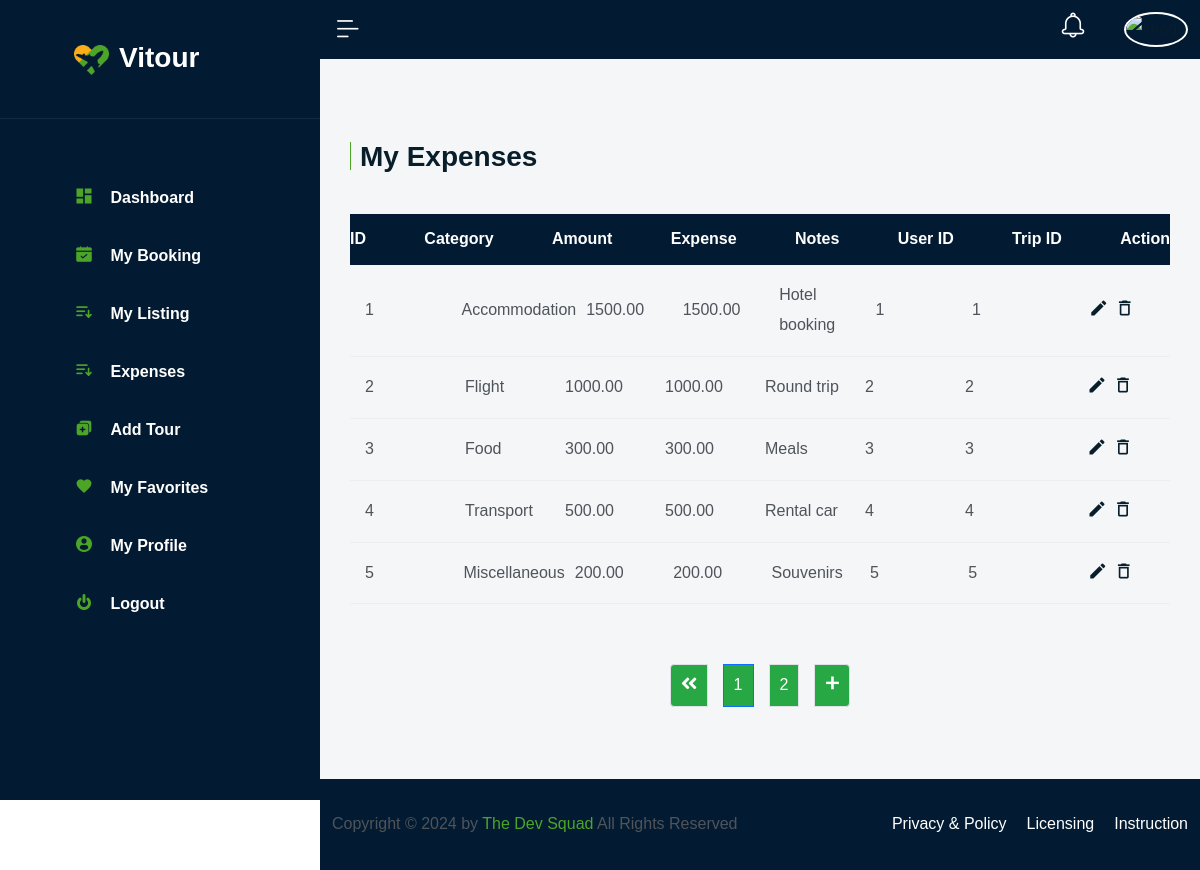
Screenshot of /dashboard/expenses.php with the database file from the repository.
### tables this page shows
CREATE TABLE `expenses` (
  `id` int(11) NOT NULL,
  `category` varchar(50) NOT NULL,
  `amount` decimal(10,2) NOT NULL,
  `expense` decimal(10,2) NOT NULL,
  `notes` varchar(255) DEFAULT NULL,
  `user_id` int(11) DEFAULT NULL,
  `trip_id` int(11) DEFAULT NULL
);

### dashboard/expenses.php (the view, shortened to what this page needs)
<?php
$servername = "localhost";
$username = "root";
$password = "";
$dbname = "trip_planner";
$conn = mysqli_connect($servername, $username, $password, $dbname);
$page = isset($_GET['page']) ? intval($_GET['page']) : 1;
$perPage = 5;
$offset = ($page - 1) * $perPage;
if ($conn) {
    $expenses = $conn->query("
    SELECT
        e.id,
        e.category,
        e.amount,
        e.expense,
        e.notes,
        e.user_id,
        e.trip_id
    FROM
        expenses e
    ORDER BY e.id ASC
    LIMIT $perPage OFFSET $offset");
    $totalExpenses = $conn->query("SELECT COUNT(*) as count FROM expenses")->fetch_assoc()['count'];
    $totalPages = ceil($totalExpenses / $perPage);
} else {
    die("Database connection failed.");
}
?>
<!DOCTYPE html>
<html lang="en-US">
<head>
    <link rel="stylesheet" href="../app/css/app.css">
    <link rel="stylesheet" href="../app/css/map.min.css">
</head>
<?php
include 'sidebar.php';
?>
<body class="body header-fixed">
    <div id="wrapper">
        <div id="pagee" class="clearfix">
            <div class="has-dashboard">
                <?php include 'includes/header.php'; ?>
                <main id="main" style="height:90vh;">
                    <section class="profile-dashboard">
                        <div class="inner-header mb-40">
                            <h3 class="title">My Expenses</h3>
                        </div>
                        <div class="my-expenses-wrap">
                            <ul class="booking-table-title flex-three">
                                <li><p>ID</p></li>
                                <li><p>Category</p></li>
                                <li><p>Amount</p></li>
                                <li><p>Expense</p></li>
                                <li><p>Notes</p></li>
                                <li><p>User ID</p></li>
                                <li><p>Trip ID</p></li>
                                <li><p>Action</p></li>
                            </ul>
                            <ul class="booking-table-content mb-60">
                                <?php while ($row = $expenses->fetch_assoc()): ?>
                                    <li class="flex-three">
                                        <div class="booking-list flex-three">
                                            <p><?php echo htmlspecialchars($row['id']); ?></p>
                                        </div>
                                        <div class="booking-list-table">
                                            <p class="status"><?php echo htmlspecialchars($row['category']); ?></p>
                                        </div>
                                        <div class="booking-list-table">
                                            <p class="date-gues"><?php echo htmlspecialchars($row['amount']); ?></p>
                                        </div>
                                        <div class="booking-list-table">
                                            <p class="date-gues"><?php echo htmlspecialchars($row['expense']); ?></p>
                                        </div>
                                        <div class="booking-list-table">
                                            <p class="date-gues"><?php echo htmlspecialchars($row['notes']); ?></p>
                                        </div>
                                        <div class="booking-list-table">
                                            <p class="date-gues"><?php echo htmlspecialchars($row['user_id']); ?></p>
                                        </div>
                                        <div class="booking-list-table">
                                            <p class="date-gues"><?php echo htmlspecialchars($row['trip_id']); ?></p>
                                        </div>
                                        <div class="flex-five action-wrap">
                                            <a href="editExpense.php?id=<?php echo $row['id']; ?>">
                                                <i class="icon-Vector-16"></i>
                                            </a>
                                            <a href="deleteExpense.php?id=<?php echo $row['id']; ?>">
                                                <i class="icon-Vector-17"></i>
                                            </a>
                                        </div>
                                    </li>
                                <?php endwhile; ?>
                            </ul>
                            <div class="row">
                                <div class="col-md-12">
                                    <ul class="tf-pagination flex-five">
                                        <li class="page-item <?php echo $page <= 1 ? 'disabled' : ''; ?>">
                                            <a class="page-link" href="?page=<?php echo max(1, $page - 1); ?>">
                                                <i class="icon-29"></i>
                                            </a>
                                        </li>
                                        <?php for ($i = 1; $i <= $totalPages; $i++): ?>
                                            <li class="page-item <?php echo $i == $page ? 'active' : ''; ?>">
                                                <a class="page-link" href="?page=<?php echo $i; ?>"><?php echo $i; ?></a>
                                            </li>
                                        <?php endfor; ?>
                                        <li class="page-item <?php echo $page >= $totalPages ? 'disabled' : ''; ?>">
                                            <a class="page-link" href="?page=<?php echo min($totalPages, $page + 1); ?>">
                                                <i class="icon-1"></i>
                                            </a>
                                        </li>
                                    </ul>
                                </div>
                            </div>
                        </div>
                    </section>
                </main>
                <?php include 'includes/footer.php'; ?>
            </div>
        </div>
    </div>
</body>
</html>

### dashboard/expenses.php (style rules this page uses)
.tf-pagination .page-item.active .page-link { background-color: #4da528; color: white; }
.booking-table-title { background-color: #021b32; color: white; font-weight: bold; display: flex; justify-content: space-between; padding: 10px 0; }
.booking-table-content li { display: flex; justify-content: space-between; padding: 10px; border-bottom: 1px solid #eee; align-items: center; width: 100%; box-sizing: border-box; }
.booking-table-content li div { flex: 1; text-align: left; padding: 5px; }
.action-wrap { display: flex; gap: 10px; justify-content: center; }
.page-item a { background-color: #28a745 !important; color: white !important; padding: 5px 10px; text-decoration: none; }

### rows the page displays
expenses: id "1", category "Accommodation", amount "1500.00", expense "1500.00", notes "Hotel booking", user "1", trip "1"
expenses: id "2", category "Flight", amount "1000.00", expense "1000.00", notes "Round trip", user "2", trip "2"
expenses: id "3", category "Food", amount "300.00", expense "300.00", notes "Meals", user "3", trip "3"
expenses: id "4", category "Transport", amount "500.00", expense "500.00", notes "Rental car", user "4", trip "4"
expenses: id "5", category "Miscellaneous", amount "200.00", expense "200.00", notes "Souvenirs", user "5", trip "5"
